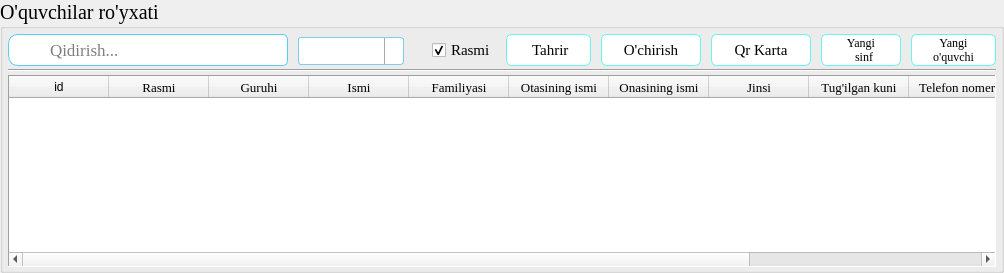
            <widget class="QGroupBox" name="groupBox">
             <property name="font">
              <font>
               <family>Times New Roman</family>
               <pointsize>15</pointsize>
              </font>
             </property>
             <property name="styleSheet">
              <string notr="true">QGroupBox::title#groupBox{
subcontrol-position: top center;
subcontrol-origin: margin;
padding: 1px 5px 0 5px;
background-color: rgb(250, 250, 250);
border-radius: 10px;
border: 1px solid #7cd0ef;
border-bottom: none;
border-bottom-left-radius: 5px;
border-bottom-right-radius: 5px;
}
QGroupBox#groupBox{
    margin-top: 1.3em;
 border: 1px solid #7cd0ef;
border-radius: 10px;
background-color: rgb(250, 250, 250);
}</string>
             </property>
             <property name="title">
              <string>O'quvchilar ro'yxati</string>
             </property>
             <layout class="QVBoxLayout" name="verticalLayout">
              <property name="spacing">
               <number>3</number>
              </property>
              <property name="leftMargin">
               <number>5</number>
              </property>
              <property name="topMargin">
               <number>5</number>
              </property>
              <property name="rightMargin">
               <number>5</number>
              </property>
              <property name="bottomMargin">
               <number>3</number>
              </property>
              <item>
               <layout class="QHBoxLayout" name="horizontalLayout_2">
                <property name="spacing">
                 <number>10</number>
                </property>
                <item>
                 <layout class="QHBoxLayout" name="horizontalLayout">
                  <property name="spacing">
                   <number>0</number>
                  </property>
                  <property name="sizeConstraint">
                   <enum>QLayout::SetMaximumSize</enum>
                  </property>
                  <item>
                   <widget class="QPushButton" name="pushButton">
                    <property name="sizePolicy">
                     <sizepolicy hsizetype="Fixed" vsizetype="Fixed">
                      <horstretch>0</horstretch>
                      <verstretch>0</verstretch>
                     </sizepolicy>
                    </property>
                    <property name="minimumSize">
                     <size>
                      <width>40</width>
                      <height>32</height>
                     </size>
                    </property>
                    <property name="styleSheet">
                     <string notr="true">QPushButton{
background-color: white;
border: 1px solid #59CDF2;
border-right: 0px;
border-bottom-left-radius:10px;
border-top-left-radius:10px;

}</string>
                    </property>
                    <property name="text">
                     <string/>
                    </property>
                    <property name="icon">
                     <iconset>
                      <normalon>:/Icons/Icons/search.png</normalon>
                     </iconset>
                    </property>
                    <property name="iconSize">
                     <size>
                      <width>28</width>
                      <height>28</height>
                     </size>
                    </property>
                   </widget>
                  </item>
                  <item>
                   <widget class="QLineEdit" name="lineEdit">
                    <property name="sizePolicy">
                     <sizepolicy hsizetype="Expanding" vsizetype="Fixed">
                      <horstretch>0</horstretch>
                      <verstretch>0</verstretch>
                     </sizepolicy>
                    </property>
                    <property name="minimumSize">
                     <size>
                      <width>240</width>
                      <height>32</height>
                     </size>
                    </property>
                    <property name="maximumSize">
                     <size>
                      <width>240</width>
                      <height>16777215</height>
                     </size>
                    </property>
                    <property name="font">
                     <font>
                      <family>Georgia</family>
                      <pointsize>13</pointsize>
                     </font>
                    </property>
                    <property name="styleSheet">
                     <string notr="true">
QLineEdit{
background-color: white;
border: 1px solid #59CDF2;
border-left: 0px;
border-top-right-radius: 5px;
border-bottom-right-radius: 5px;
}
QLineEdit::hover{
border: 1px solid #29f9ff;
border-top-right-radius: 10px;
border-bottom-right-radius: 10px;

}
QLineEdit::focus{
border: 1px solid #29e1ff;
}</string>
                    </property>
                    <property name="placeholderText">
                     <string>Qidirish...</string>
                    </property>
                    <property name="clearButtonEnabled">
                     <bool>true</bool>
                    </property>
                   </widget>
                  </item>
                 </layout>
                </item>
                <item>
                 <widget class="QComboBox" name="comboBox">
                  <property name="sizePolicy">
                   <sizepolicy hsizetype="Expanding" vsizetype="Fixed">
                    <horstretch>0</horstretch>
                    <verstretch>0</verstretch>
                   </sizepolicy>
                  </property>
                  <property name="minimumSize">
                   <size>
                    <width>106</width>
                    <height>28</height>
                   </size>
                  </property>
                  <property name="maximumSize">
                   <size>
                    <width>120</width>
                    <height>25</height>
                   </size>
                  </property>
                  <property name="font">
                   <font>
                    <family>Times New Roman</family>
                    <pointsize>14</pointsize>
                   </font>
                  </property>
                  <property name="cursor">
                   <cursorShape>PointingHandCursor</cursorShape>
                  </property>
                  <property name="styleSheet">
                   <string notr="true">QComboBox {
    border: 1px solid #7cd0ef;
    border-radius: 3px;
	min-width: 8em;
}
QComboBox:hover{
border-color: #5487ee;
}


QComboBox::drop-down {
    subcontrol-origin: padding;
	subcontrol-position: top right;
	width: 18px;
 
	border-left-width: 1px;
	border-left-color: darkgray;
	border-left-style: solid;
	border-top-right-radius: 3px;
	border-bottom-right-radius: 3px;
}



QComboBox::down-arrow {
  image:  url(:/Icons/Icons/drop-down-arrow.png);
width: 20px;
}
QComboBox::drop-down:hover {
	/* Does this work with QDateEdit??? */
	background-color: qlineargradient(x1: 0, y1: 0, x2: 0, y2: 1, stop: 0 #d8d7d7, stop: 1 #e9e9e9);
}

QComboBox::down-arrow:on { /* shift the arrow when popup is open */
    top: 1px;
    left: 1px;
}</string>
                  </property>
                 </widget>
                </item>
                <item>
                 <spacer name="horizontalSpacer">
                  <property name="orientation">
                   <enum>Qt::Horizontal</enum>
                  </property>
                  <property name="sizeHint" stdset="0">
                   <size>
                    <width>18</width>
                    <height>31</height>
                   </size>
                  </property>
                 </spacer>
                </item>
                <item>
                 <widget class="QCheckBox" name="checkBox">
                  <property name="maximumSize">
                   <size>
                    <width>16777215</width>
                    <height>16777215</height>
                   </size>
                  </property>
                  <property name="font">
                   <font>
                    <family>Georgia</family>
                    <pointsize>11</pointsize>
                   </font>
                  </property>
                  <property name="styleSheet">
                   <string notr="true">QCheckBox::indicator:unchecked{
     image: url(:/Icons/Icons/unchecked.png);
 }
QCheckBox::indicator:unchecked:hover{
     image: url(:/Icons/Icons/unchecked_hover.png);
 }
QCheckBox::indicator:checked{
     image: url(:/Icons/Icons/checked.png);
 }
QCheckBox::indicator:checked:hover{
     image: url(:/Icons/Icons/checked_hover.png);
 }</string>
                  </property>
                  <property name="text">
                   <string>Rasmi</string>
                  </property>
                  <property name="checkable">
                   <bool>true</bool>
                  </property>
                  <property name="checked">
                   <bool>true</bool>
                  </property>
                 </widget>
                </item>
                <item>
                 <widget class="QPushButton" name="pushButton_7">
                  <property name="minimumSize">
                   <size>
                    <width>85</width>
                    <height>32</height>
                   </size>
                  </property>
                  <property name="maximumSize">
                   <size>
                    <width>85</width>
                    <height>32</height>
                   </size>
                  </property>
                  <property name="font">
                   <font>
                    <family>Georgia</family>
                    <pointsize>11</pointsize>
                   </font>
                  </property>
                  <property name="cursor">
                   <cursorShape>PointingHandCursor</cursorShape>
                  </property>
                  <property name="styleSheet">
                   <string notr="true">QPushButton {
background-color: white;
border-radius: 6px;
border: 1px solid #6AF2F0;
}
QPushButton:hover {
color: white;
background-color: #6AF2F0;
}
QPushButton:pressed {
color: white;
background-color: rgb(47, 231, 247);
border: 1px solid #50A5FF;
}
</string>
                  </property>
                  <property name="text">
                   <string> Tahrir</string>
                  </property>
                  <property name="icon">
                   <iconset>
                    <normalon>:/Icons/Icons/edit.png</normalon>
                   </iconset>
                  </property>
                  <property name="iconSize">
                   <size>
                    <width>28</width>
                    <height>28</height>
                   </size>
                  </property>
                 </widget>
                </item>
                <item>
                 <widget class="QPushButton" name="pushButton_6">
                  <property name="minimumSize">
                   <size>
                    <width>100</width>
                    <height>32</height>
                   </size>
                  </property>
                  <property name="maximumSize">
                   <size>
                    <width>105</width>
                    <height>32</height>
                   </size>
                  </property>
                  <property name="font">
                   <font>
                    <family>Georgia</family>
                    <pointsize>11</pointsize>
                   </font>
                  </property>
                  <property name="cursor">
                   <cursorShape>PointingHandCursor</cursorShape>
                  </property>
                  <property name="styleSheet">
                   <string notr="true">QPushButton {
background-color: white;
border-radius: 6px;
border: 1px solid #6AF2F0;
}
QPushButton:hover {
color: white;
background-color: #6AF2F0;
}
QPushButton:pressed {
color: white;
background-color: rgb(47, 231, 247);
border: 1px solid #50A5FF;
}
</string>
                  </property>
                  <property name="text">
                   <string>O'chirish</string>
                  </property>
                  <property name="icon">
                   <iconset>
                    <normalon>:/Icons/Icons/delete_icon.png</normalon>
                   </iconset>
                  </property>
                  <property name="iconSize">
                   <size>
                    <width>24</width>
                    <height>24</height>
                   </size>
                  </property>
                 </widget>
                </item>
                <item>
                 <widget class="QPushButton" name="pushButton_5">
                  <property name="minimumSize">
                   <size>
                    <width>100</width>
                    <height>32</height>
                   </size>
                  </property>
                  <property name="maximumSize">
                   <size>
                    <width>100</width>
                    <height>32</height>
                   </size>
                  </property>
                  <property name="font">
                   <font>
                    <family>Georgia</family>
                    <pointsize>11</pointsize>
                    <weight>50</weight>
                    <bold>false</bold>
                   </font>
                  </property>
                  <property name="cursor">
                   <cursorShape>PointingHandCursor</cursorShape>
                  </property>
                  <property name="styleSheet">
                   <string notr="true">QPushButton {
background-color: white;
border-radius: 6px;
border: 1px solid #6AF2F0;
}
QPushButton:hover {
color: white;
background-color: #6AF2F0;
}
QPushButton:pressed {
color: white;
background-color: rgb(47, 231, 247);
border: 1px solid #50A5FF;
}
</string>
                  </property>
                  <property name="text">
                   <string>Qr Karta</string>
                  </property>
                  <property name="icon">
                   <iconset>
                    <normalon>:/Icons/Icons/qr.png</normalon>
                   </iconset>
                  </property>
                  <property name="iconSize">
                   <size>
                    <width>30</width>
                    <height>30</height>
                   </size>
                  </property>
                 </widget>
                </item>
                <item>
                 <widget class="QPushButton" name="pushButton_3">
                  <property name="minimumSize">
                   <size>
                    <width>80</width>
                    <height>32</height>
                   </size>
                  </property>
                  <property name="maximumSize">
                   <size>
                    <width>100</width>
                    <height>32</height>
                   </size>
                  </property>
                  <property name="font">
                   <font>
                    <family>Georgia</family>
                    <pointsize>9</pointsize>
                   </font>
                  </property>
                  <property name="cursor">
                   <cursorShape>PointingHandCursor</cursorShape>
                  </property>
                  <property name="styleSheet">
                   <string notr="true">QPushButton {
background-color: white;
border-radius: 6px;
border: 1px solid #6AF2F0;
}
QPushButton:hover {
color: white;
background-color: #6AF2F0;
}
QPushButton:pressed {
color: white;
background-color: rgb(47, 231, 247);
border: 1px solid #50A5FF;
}
</string>
                  </property>
                  <property name="text">
                   <string>Yangi
  sinf</string>
                  </property>
                  <property name="icon">
                   <iconset>
                    <normalon>:/Icons/Icons/add_class.png</normalon>
                   </iconset>
                  </property>
                  <property name="iconSize">
                   <size>
                    <width>28</width>
                    <height>28</height>
                   </size>
                  </property>
                 </widget>
                </item>
                <item>
                 <widget class="QPushButton" name="pushButton_2">
                  <property name="minimumSize">
                   <size>
                    <width>85</width>
                    <height>32</height>
                   </size>
                  </property>
                  <property name="maximumSize">
                   <size>
                    <width>100</width>
                    <height>32</height>
                   </size>
                  </property>
                  <property name="font">
                   <font>
                    <family>Georgia</family>
                    <pointsize>9</pointsize>
                    <italic>false</italic>
                   </font>
                  </property>
                  <property name="cursor">
                   <cursorShape>PointingHandCursor</cursorShape>
                  </property>
                  <property name="styleSheet">
                   <string notr="true">QPushButton {
background-color: white;
border-radius: 6px;
border: 1px solid #6AF2F0;
}
QPushButton:hover {
color: white;
background-color: #6AF2F0;
}
QPushButton:pressed {
color: white;
background-color: rgb(47, 231, 247);
border: 1px solid #50A5FF;
}
</string>
                  </property>
                  <property name="text">
                   <string>Yangi
o'quvchi</string>
                  </property>
                  <property name="icon">
                   <iconset>
                    <normalon>:/Icons/Icons/add_pupil.png</normalon>
                   </iconset>
                  </property>
                  <property name="iconSize">
                   <size>
                    <width>24</width>
                    <height>24</height>
                   </size>
                  </property>
                 </widget>
                </item>
               </layout>
              </item>
              <item>
               <widget class="Line" name="line_3">
                <property name="orientation">
                 <enum>Qt::Horizontal</enum>
                </property>
               </widget>
              </item>
              <item>
               <widget class="QTableWidget" name="tableWidget">
                <property name="minimumSize">
                 <size>
                  <width>0</width>
                  <height>0</height>
                 </size>
                </property>
                <property name="font">
                 <font>
                  <family>Times New Roman</family>
                  <pointsize>12</pointsize>
                  <weight>50</weight>
                  <bold>false</bold>
                 </font>
                </property>
                <property name="mouseTracking">
                 <bool>false</bool>
                </property>
                <property name="focusPolicy">
                 <enum>Qt::StrongFocus</enum>
                </property>
                <property name="contextMenuPolicy">
                 <enum>Qt::NoContextMenu</enum>
                </property>
                <property name="autoFillBackground">
                 <bool>false</bool>
                </property>
                <property name="styleSheet">
                 <string notr="true"/>
                </property>
                <property name="frameShape">
                 <enum>QFrame::Panel</enum>
                </property>
                <property name="editTriggers">
                 <set>QAbstractItemView::NoEditTriggers</set>
                </property>
                <property name="showDropIndicator" stdset="0">
                 <bool>true</bool>
                </property>
                <property name="dragEnabled">
                 <bool>false</bool>
                </property>
                <property name="defaultDropAction">
                 <enum>Qt::IgnoreAction</enum>
                </property>
                <property name="alternatingRowColors">
                 <bool>false</bool>
                </property>
                <property name="selectionMode">
                 <enum>QAbstractItemView::SingleSelection</enum>
                </property>
                <property name="selectionBehavior">
                 <enum>QAbstractItemView::SelectRows</enum>
                </property>
                <property name="textElideMode">
                 <enum>Qt::ElideNone</enum>
                </property>
                <property name="verticalScrollMode">
                 <enum>QAbstractItemView::ScrollPerPixel</enum>
                </property>
                <property name="horizontalScrollMode">
                 <enum>QAbstractItemView::ScrollPerPixel</enum>
                </property>
                <property name="showGrid">
                 <bool>true</bool>
                </property>
                <property name="gridStyle">
                 <enum>Qt::SolidLine</enum>
                </property>
                <property name="sortingEnabled">
                 <bool>true</bool>
                </property>
                <property name="wordWrap">
                 <bool>true</bool>
                </property>
                <property name="cornerButtonEnabled">
                 <bool>false</bool>
                </property>
                <property name="rowCount">
                 <number>0</number>
                </property>
                <attribute name="horizontalHeaderHighlightSections">
                 <bool>false</bool>
                </attribute>
                <attribute name="horizontalHeaderMinimumSectionSize">
                 <number>39</number>
                </attribute>
                <attribute name="horizontalHeaderStretchLastSection">
                 <bool>true</bool>
                </attribute>
                <attribute name="verticalHeaderVisible">
                 <bool>false</bool>
                </attribute>
                <attribute name="verticalHeaderDefaultSectionSize">
                 <number>80</number>
                </attribute>
                <attribute name="verticalHeaderShowSortIndicator" stdset="0">
                 <bool>false</bool>
                </attribute>
                <attribute name="verticalHeaderStretchLastSection">
                 <bool>false</bool>
                </attribute>
                <column>
                 <property name="text">
                  <string>id</string>
                 </property>
                </column>
                <column>
                 <property name="text">
                  <string>Rasmi</string>
                 </property>
                 <property name="font">
                  <font>
                   <family>Georgia</family>
                   <pointsize>10</pointsize>
                  </font>
                 </property>
                </column>
                <column>
                 <property name="text">
                  <string>Guruhi</string>
                 </property>
                 <property name="font">
                  <font>
                   <family>Georgia</family>
                   <pointsize>10</pointsize>
                  </font>
                 </property>
                </column>
                <column>
                 <property name="text">
                  <string>Ismi</string>
                 </property>
                 <property name="font">
                  <font>
                   <family>Georgia</family>
                   <pointsize>10</pointsize>
                  </font>
                 </property>
                </column>
                <column>
                 <property name="text">
                  <string>Familiyasi</string>
                 </property>
                 <property name="font">
                  <font>
                   <family>Georgia</family>
                   <pointsize>10</pointsize>
                  </font>
                 </property>
                </column>
                <column>
                 <property name="text">
                  <string>Otasining ismi</string>
                 </property>
                 <property name="font">
                  <font>
                   <family>Georgia</family>
                   <pointsize>10</pointsize>
                  </font>
                 </property>
                </column>
                <column>
                 <property name="text">
                  <string>Onasining ismi</string>
                 </property>
                 <property name="font">
                  <font>
                   <family>Georgia</family>
                   <pointsize>10</pointsize>
                  </font>
                 </property>
                </column>
                <column>
                 <property name="text">
                  <string>Jinsi</string>
                 </property>
                 <property name="font">
                  <font>
                   <family>Georgia</family>
                   <pointsize>10</pointsize>
                  </font>
                 </property>
                </column>
                <column>
                 <property name="text">
                  <string>Tug'ilgan kuni</string>
                 </property>
                 <property name="font">
                  <font>
                   <family>Georgia</family>
                   <pointsize>10</pointsize>
                  </font>
                 </property>
                </column>
                <column>
                 <property name="text">
                  <string>Telefon nomeri</string>
                 </property>
                 <property name="font">
                  <font>
                   <family>Georgia</family>
                   <pointsize>10</pointsize>
                  </font>
                 </property>
                </column>
                <column>
                 <property name="text">
                  <string>Passport seriyasi</string>
                 </property>
                 <property name="font">
                  <font>
                   <family>Georgia</family>
                   <pointsize>10</pointsize>
                  </font>
                 </property>
                </column>
                <column>
                 <property name="text">
                  <string>Telegram id</string>
                 </property>
                 <property name="font">
                  <font>
                   <family>Georgia</family>
                   <pointsize>10</pointsize>
                  </font>
                 </property>
                </column>
                <column>
                 <property name="text">
                  <string>Manzili</string>
                 </property>
                 <property name="font">
                  <font>
                   <family>Georgia</family>
                   <pointsize>11</pointsize>
                  </font>
                 </property>
                </column>
               </widget>
              </item>
             </layout>
            </widget>
